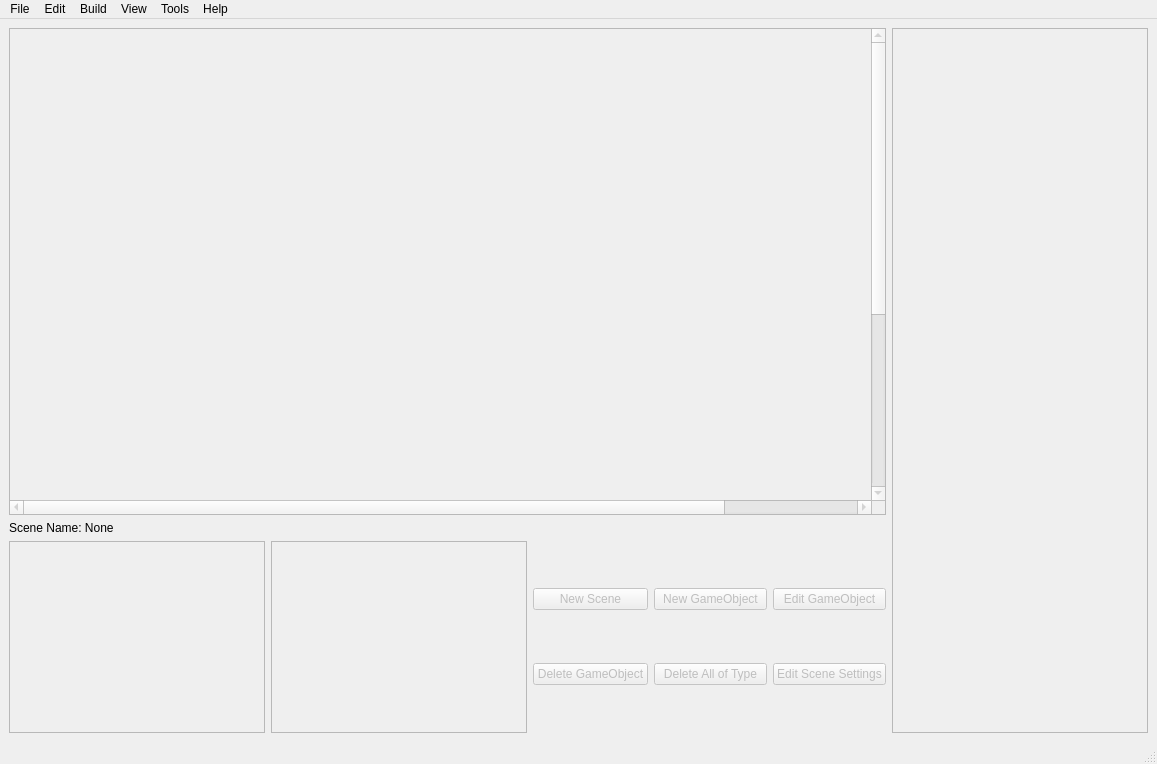
<?xml version="1.0" encoding="UTF-8"?>
<ui version="4.0">
 <class>MainWindow</class>
 <widget class="QMainWindow" name="MainWindow">
  <property name="geometry">
   <rect>
    <x>0</x>
    <y>0</y>
    <width>1157</width>
    <height>764</height>
   </rect>
  </property>
  <property name="sizePolicy">
   <sizepolicy hsizetype="Minimum" vsizetype="Fixed">
    <horstretch>0</horstretch>
    <verstretch>0</verstretch>
   </sizepolicy>
  </property>
  <property name="windowTitle">
   <string>PyGame Editor</string>
  </property>
  <widget class="QWidget" name="centralwidget">
   <layout class="QHBoxLayout" name="horizontalLayout_2">
    <item>
     <layout class="QHBoxLayout" name="horizontalLayout">
      <item>
       <layout class="QVBoxLayout" name="verticalLayout">
        <item>
         <widget class="QGraphicsView" name="scene_preview">
          <property name="enabled">
           <bool>false</bool>
          </property>
          <property name="backgroundBrush">
           <brush brushstyle="NoBrush">
            <color alpha="255">
             <red>0</red>
             <green>0</green>
             <blue>0</blue>
            </color>
           </brush>
          </property>
          <property name="foregroundBrush">
           <brush brushstyle="NoBrush">
            <color alpha="255">
             <red>0</red>
             <green>0</green>
             <blue>0</blue>
            </color>
           </brush>
          </property>
          <property name="sceneRect">
           <rectf>
            <x>0.000000000000000</x>
            <y>0.000000000000000</y>
            <width>1024.000000000000000</width>
            <height>768.000000000000000</height>
           </rectf>
          </property>
          <property name="alignment">
           <set>Qt::AlignLeading|Qt::AlignLeft|Qt::AlignTop</set>
          </property>
          <property name="dragMode">
           <enum>QGraphicsView::RubberBandDrag</enum>
          </property>
         </widget>
        </item>
        <item>
         <widget class="QLabel" name="scene_name_label">
          <property name="text">
           <string>Scene Name: None</string>
          </property>
         </widget>
        </item>
        <item>
         <layout class="QHBoxLayout" name="horizontalLayout_4">
          <item>
           <widget class="QListWidget" name="object_list">
            <property name="enabled">
             <bool>false</bool>
            </property>
            <property name="sizePolicy">
             <sizepolicy hsizetype="Fixed" vsizetype="Fixed">
              <horstretch>0</horstretch>
              <verstretch>0</verstretch>
             </sizepolicy>
            </property>
           </widget>
          </item>
          <item>
           <widget class="QListWidget" name="scene_list">
            <property name="enabled">
             <bool>false</bool>
            </property>
            <property name="sizePolicy">
             <sizepolicy hsizetype="Fixed" vsizetype="Fixed">
              <horstretch>0</horstretch>
              <verstretch>0</verstretch>
             </sizepolicy>
            </property>
           </widget>
          </item>
          <item>
           <layout class="QGridLayout" name="gridLayout">
            <item row="1" column="0">
             <widget class="QPushButton" name="deletegameobject_button">
              <property name="enabled">
               <bool>false</bool>
              </property>
              <property name="text">
               <string>Delete GameObject</string>
              </property>
             </widget>
            </item>
            <item row="0" column="2">
             <widget class="QPushButton" name="editgameobject_button">
              <property name="enabled">
               <bool>false</bool>
              </property>
              <property name="text">
               <string>Edit GameObject</string>
              </property>
             </widget>
            </item>
            <item row="0" column="0">
             <widget class="QPushButton" name="newscene_button">
              <property name="enabled">
               <bool>false</bool>
              </property>
              <property name="text">
               <string>New Scene</string>
              </property>
             </widget>
            </item>
            <item row="1" column="1">
             <widget class="QPushButton" name="deleteallgameobjects_button">
              <property name="enabled">
               <bool>false</bool>
              </property>
              <property name="text">
               <string>Delete All of Type</string>
              </property>
             </widget>
            </item>
            <item row="1" column="2">
             <widget class="QPushButton" name="editscenesettings_button">
              <property name="enabled">
               <bool>false</bool>
              </property>
              <property name="text">
               <string>Edit Scene Settings</string>
              </property>
             </widget>
            </item>
            <item row="0" column="1">
             <widget class="QPushButton" name="newgameobject_button">
              <property name="enabled">
               <bool>false</bool>
              </property>
              <property name="text">
               <string>New GameObject</string>
              </property>
             </widget>
            </item>
           </layout>
          </item>
         </layout>
        </item>
       </layout>
      </item>
      <item>
       <layout class="QVBoxLayout" name="verticalLayout_2">
        <item>
         <widget class="QListWidget" name="object_heirarchy">
          <property name="enabled">
           <bool>false</bool>
          </property>
          <property name="sizePolicy">
           <sizepolicy hsizetype="Fixed" vsizetype="Expanding">
            <horstretch>0</horstretch>
            <verstretch>0</verstretch>
           </sizepolicy>
          </property>
         </widget>
        </item>
       </layout>
      </item>
     </layout>
    </item>
   </layout>
  </widget>
  <widget class="QMenuBar" name="menubar">
   <property name="geometry">
    <rect>
     <x>0</x>
     <y>0</y>
     <width>1157</width>
     <height>21</height>
    </rect>
   </property>
   <widget class="QMenu" name="menuFile">
    <property name="title">
     <string>File</string>
    </property>
    <addaction name="actionNew_Project"/>
    <addaction name="actionOpen_Project"/>
    <addaction name="actionNew_Scene"/>
    <addaction name="actionImport_Scene"/>
    <addaction name="actionNew_GameObject"/>
    <addaction name="actionImport_GameObject"/>
    <addaction name="actionSave_Scene"/>
    <addaction name="actionSave_Project"/>
    <addaction name="actionExit"/>
   </widget>
   <widget class="QMenu" name="menuEdit">
    <property name="title">
     <string>Edit</string>
    </property>
    <addaction name="actionScene_Settings"/>
    <addaction name="actionProject_Settings"/>
    <addaction name="actionEditor_Settings"/>
   </widget>
   <widget class="QMenu" name="menuHelp">
    <property name="title">
     <string>Help</string>
    </property>
    <addaction name="actionAbout"/>
   </widget>
   <widget class="QMenu" name="menuBuild">
    <property name="title">
     <string>Build</string>
    </property>
    <addaction name="actionBuild"/>
    <addaction name="actionBuild_Settings"/>
   </widget>
   <widget class="QMenu" name="menuView">
    <property name="title">
     <string>View</string>
    </property>
    <addaction name="actionHeirarchy"/>
    <addaction name="actionObject_List"/>
    <addaction name="actionPreview"/>
   </widget>
   <widget class="QMenu" name="menuTools">
    <property name="title">
     <string>Tools</string>
    </property>
    <widget class="QMenu" name="menuUI">
     <property name="title">
      <string>UI</string>
     </property>
     <addaction name="actionButton"/>
     <addaction name="actionText_Box"/>
     <addaction name="actionLabel"/>
    </widget>
    <widget class="QMenu" name="menuSound">
     <property name="title">
      <string>Sound</string>
     </property>
     <addaction name="actionSoundManager"/>
    </widget>
    <widget class="QMenu" name="menuNetwork">
     <property name="title">
      <string>Network</string>
     </property>
     <addaction name="actionNetworkManager"/>
    </widget>
    <addaction name="menuUI"/>
    <addaction name="menuSound"/>
    <addaction name="menuNetwork"/>
   </widget>
   <addaction name="menuFile"/>
   <addaction name="menuEdit"/>
   <addaction name="menuBuild"/>
   <addaction name="menuView"/>
   <addaction name="menuTools"/>
   <addaction name="menuHelp"/>
  </widget>
  <widget class="QStatusBar" name="statusbar"/>
  <action name="actionNew_Project">
   <property name="text">
    <string>New Project</string>
   </property>
  </action>
  <action name="actionNew_Scene">
   <property name="enabled">
    <bool>false</bool>
   </property>
   <property name="text">
    <string>New Scene</string>
   </property>
  </action>
  <action name="actionNew_GameObject">
   <property name="enabled">
    <bool>false</bool>
   </property>
   <property name="text">
    <string>New GameObject</string>
   </property>
  </action>
  <action name="actionSave_Scene">
   <property name="enabled">
    <bool>false</bool>
   </property>
   <property name="text">
    <string>Save Scene</string>
   </property>
  </action>
  <action name="actionSave_Project">
   <property name="enabled">
    <bool>false</bool>
   </property>
   <property name="text">
    <string>Save Project</string>
   </property>
  </action>
  <action name="actionExit">
   <property name="text">
    <string>Exit</string>
   </property>
  </action>
  <action name="actionScene_Settings">
   <property name="text">
    <string>Scene Settings</string>
   </property>
  </action>
  <action name="actionProject_Settings">
   <property name="text">
    <string>Project Settings</string>
   </property>
  </action>
  <action name="actionEditor_Settings">
   <property name="text">
    <string>Editor Settings</string>
   </property>
  </action>
  <action name="actionAbout">
   <property name="text">
    <string>About</string>
   </property>
  </action>
  <action name="actionBuild">
   <property name="text">
    <string>Build...</string>
   </property>
  </action>
  <action name="actionBuild_Settings">
   <property name="text">
    <string>Build Settings</string>
   </property>
  </action>
  <action name="actionHeirarchy">
   <property name="checkable">
    <bool>true</bool>
   </property>
   <property name="checked">
    <bool>false</bool>
   </property>
   <property name="text">
    <string>Heirarchy</string>
   </property>
  </action>
  <action name="actionObject_List">
   <property name="checkable">
    <bool>true</bool>
   </property>
   <property name="checked">
    <bool>false</bool>
   </property>
   <property name="text">
    <string>Object List</string>
   </property>
  </action>
  <action name="actionPreview">
   <property name="checkable">
    <bool>true</bool>
   </property>
   <property name="checked">
    <bool>false</bool>
   </property>
   <property name="text">
    <string>Preview</string>
   </property>
  </action>
  <action name="actionImport_GameObject">
   <property name="enabled">
    <bool>false</bool>
   </property>
   <property name="text">
    <string>Import GameObject</string>
   </property>
  </action>
  <action name="actionImport_Scene">
   <property name="enabled">
    <bool>false</bool>
   </property>
   <property name="text">
    <string>Import Scene</string>
   </property>
  </action>
  <action name="actionOpen_Project">
   <property name="text">
    <string>Open Project</string>
   </property>
  </action>
  <action name="actionButton">
   <property name="text">
    <string>Button</string>
   </property>
  </action>
  <action name="actionText_Box">
   <property name="text">
    <string>Text Box</string>
   </property>
  </action>
  <action name="actionLabel">
   <property name="text">
    <string>Label</string>
   </property>
  </action>
  <action name="actionSoundManager">
   <property name="text">
    <string>SoundManager</string>
   </property>
  </action>
  <action name="actionNetworkManager">
   <property name="text">
    <string>NetworkManager</string>
   </property>
  </action>
 </widget>
 <resources/>
 <connections/>
</ui>
